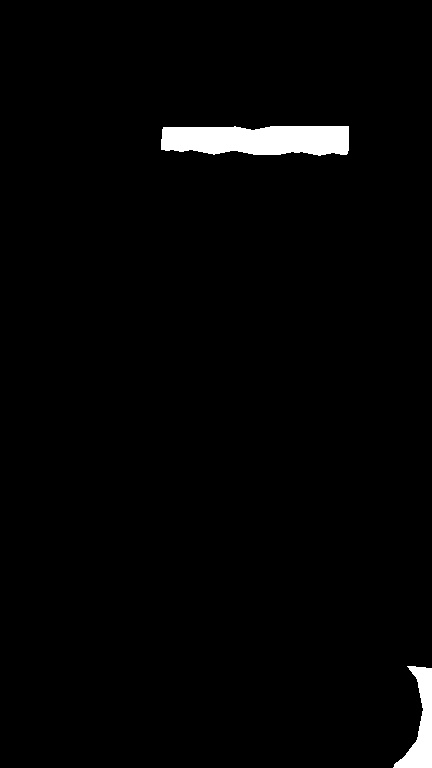
#> input picture 06Enhancing/foreground_image.jpg, 432 x 768 px
$ python alpha_rooting.py
#> lines starting #> are read from the running program, lines starting #| are printed output that depends on the picture
import cv2

# Read the images
foreground = cv2.imread("foreground_image.jpg")
#> foreground is the input picture: shape (768, 432, 3); min 0, max 255, mean 5.1
background = cv2.imread("background_image.jpg")
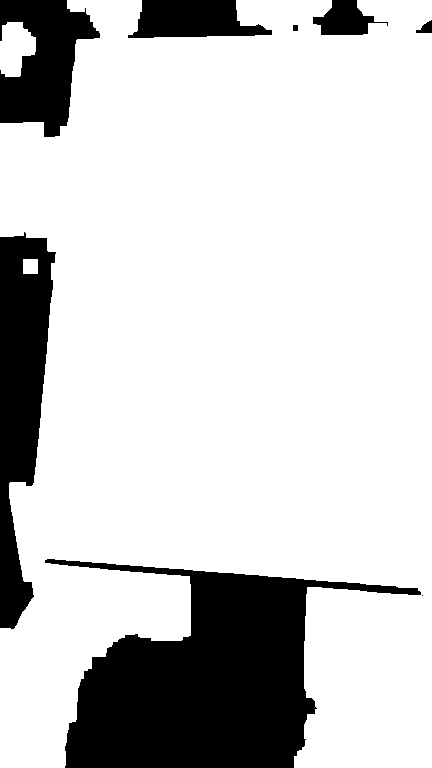
#> input picture 06Enhancing/background_image.jpg, 432 x 768 px
#> background is the input picture: shape (768, 432, 3); min 0, max 255, mean 204.9

alpha = cv2.imread("gray_image.jpg", 0)
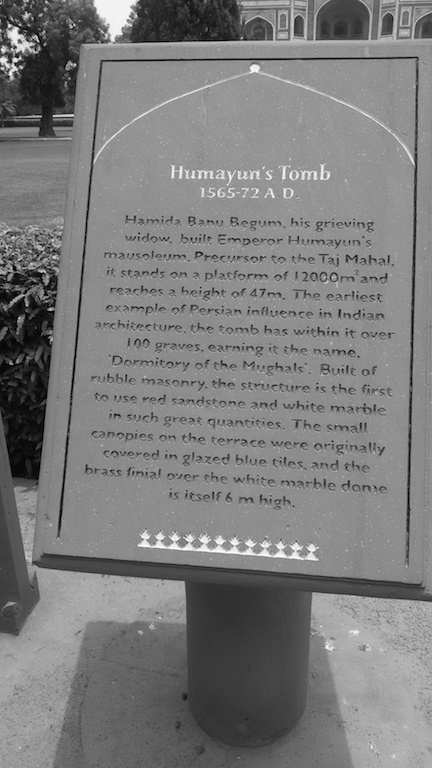
#> input picture 06Enhancing/gray_image.jpg, 432 x 768 px
#> alpha is the input picture: shape (768, 432); min 0, max 255, mean 124.4

# Convert uint8 to float
foreground = foreground.astype(float)
background = background.astype(float)

# Normalize the alpha mask to keep intensity between 0 and 1
alpha = alpha.astype(float)/255

# Multiply the foreground with the alpha matte
#> (the run stopped early here; a loop or call above may not have finished)
